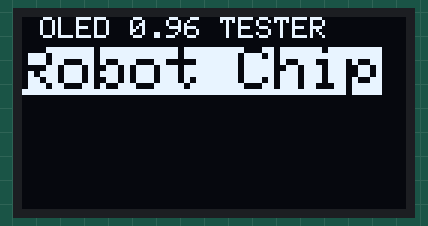
The sketch below on a simulated ESP32. Parts: 128×64 one-colour display. What the sketch prints to the serial monitor is not drawn.

Above: at 0.1 s.

The sketch:

OLED_Test_Text.ino
```cpp
/*
работает на ESP-12F если выбрать плату node mcu 09

*/

#include <SPI.h>                        // Подключение библиотеки SPI
#include <Wire.h>                       // Подключение библиотеки Wire
#include <Adafruit_GFX.h>               // Подключение библиотеки Adafruit_GFX
#include <Adafruit_SSD1306.h>           // Подключение библиотеки Adafruit_SSD1306
#define SCREEN_WIDTH 128 // OLED display width, in pixels
#define SCREEN_HEIGHT 64 // OLED display height, in pixels
#define OLED_RESET 1  //Если ваш OLED дисплей не имеет pin сброса, вы должны установить переменную OLED_RESET в значение -1
//Adafruit_SSD1306 display(OLED_RESET);
Adafruit_SSD1306 display(SCREEN_WIDTH, SCREEN_HEIGHT, &Wire, OLED_RESET);

void setup()
{
/*Инициализация Дисплея*/
Wire.begin(2,0);
display.begin(SSD1306_SWITCHCAPVCC, 0x3c); // Указываем адрес дисплея
display.clearDisplay();

/*Инициализация I2C*/
  Serial.begin(74880); // The baudrate of Serial monitor is set in 9600
  while (!Serial); // Waiting for Serial Monitor
  Serial.println("\nI2C Scanner");

/*Инициализация датчика температуры LM73*/

}//END Setup


/*Бесконечный цикл*/
void loop()
{
  display.clearDisplay();                    // Очищаем дисплей
  display.setTextSize(1);                    // Устанавливаем размер шрифта
  display.setTextColor(WHITE);               // Цвет фона
  display.setCursor(0,0);                    // Установить позицию x, y для отображения
  display.println(" OLED 0.96 TESTER ");     // Отправка текста

  display.setCursor(0,10);                   // Установить позицию x, y для отображения
  display.setTextSize(2);                    // Устанавливаем размер шрифта
  display.setTextColor(BLACK, WHITE);        // Установить белый текст, черный фон
  display.println("Robot Chip");             // Отправка текста
  display.display();
}//END Loop
```
